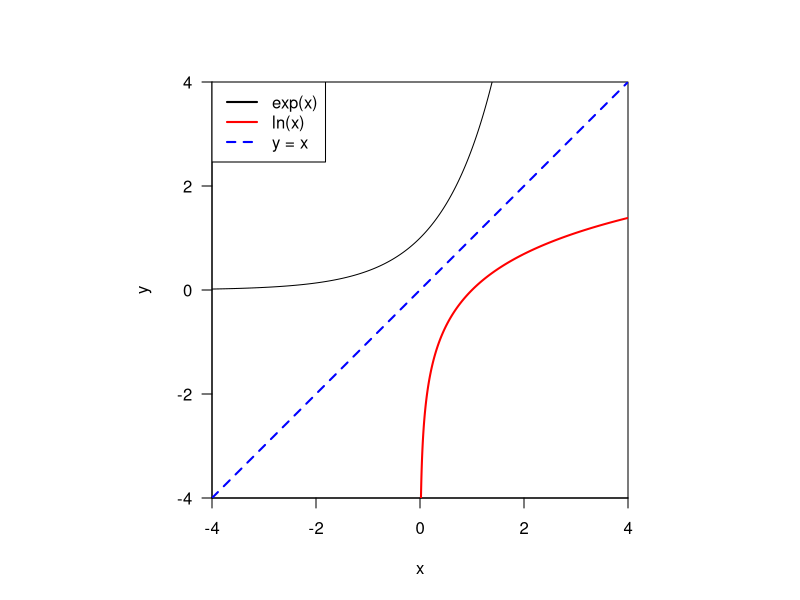

This figure's R source:
## ---- chunk 1
x <- seq(-4, 4, by = 0.0001)
y <- exp(x)

par(pty = "s")
plot(x, y,
     type = "l",
     xlab = "x",
     ylab = "y",
     ylim = c(-4, 4),
     xlim = c(-4, 4),
     xaxs = "i",
     yaxs = "i",
     asp = 1,
     main = "",
     las = 1)
# Add natural logarithm
lines(x[x > 0], log(x[x > 0]), col = "red", lwd = 2)

# Add identity line (y = x)
abline(a = 0, b = 1, col = "blue", lty = 2, lwd = 2)

# Add legend
legend("topleft",
       legend = c("exp(x)", "ln(x)", "y = x"),
       col = c("black", "red", "blue"),
       lty = c(1, 1, 2),
       lwd = 2)
